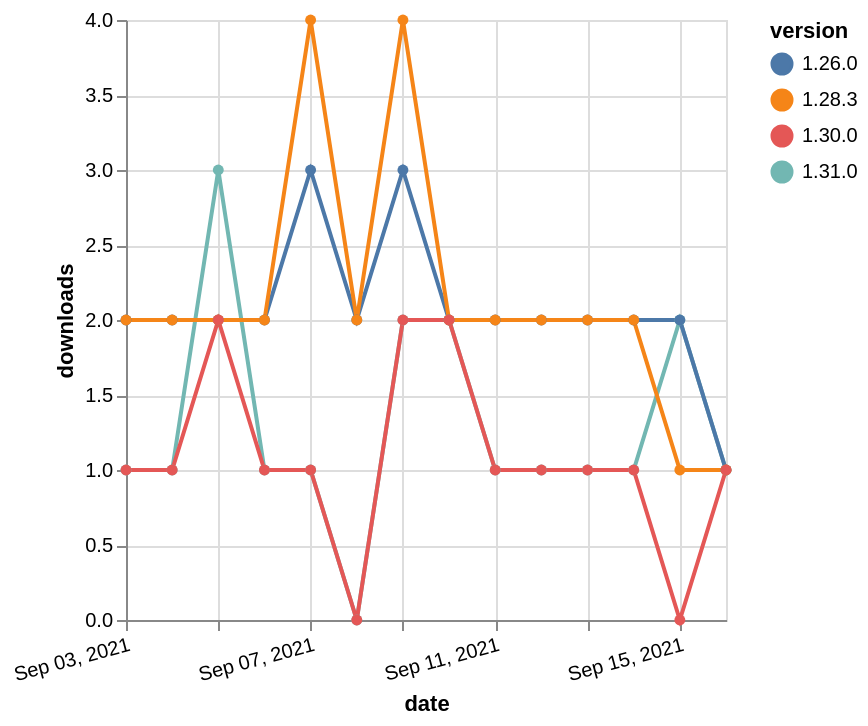

Vega-Lite specification stored for this chart:
### Vega-Lite specification from a JSON file in a GitHub repository (floating-point values rounded to 4 significant figures)
{"$schema": "https://vega.github.io/schema/vega-lite/v5.json", "description": "A simple bar chart with embedded data.", "data": {"values": [{"date": "2021-09-03", "total": 227, "delta": 1, "version": "1.31.0"}, {"date": "2021-09-04", "total": 228, "delta": 1, "version": "1.31.0"}, {"date": "2021-09-05", "total": 231, "delta": 3, "version": "1.31.0"}, {"date": "2021-09-06", "total": 232, "delta": 1, "version": "1.31.0"}, {"date": "2021-09-07", "total": 233, "delta": 1, "version": "1.31.0"}, {"date": "2021-09-08", "total": 233, "delta": 0, "version": "1.31.0"}, {"date": "2021-09-09", "total": 235, "delta": 2, "version": "1.31.0"}, {"date": "2021-09-10", "total": 237, "delta": 2, "version": "1.31.0"}, {"date": "2021-09-11", "total": 238, "delta": 1, "version": "1.31.0"}, {"date": "2021-09-12", "total": 239, "delta": 1, "version": "1.31.0"}, {"date": "2021-09-13", "total": 240, "delta": 1, "version": "1.31.0"}, {"date": "2021-09-14", "total": 241, "delta": 1, "version": "1.31.0"}, {"date": "2021-09-15", "total": 243, "delta": 2, "version": "1.31.0"}, {"date": "2021-09-16", "total": 244, "delta": 1, "version": "1.31.0"}, {"date": "2021-09-03", "total": 2358, "delta": 2, "version": "1.26.0"}, {"date": "2021-09-04", "total": 2360, "delta": 2, "version": "1.26.0"}, {"date": "2021-09-05", "total": 2362, "delta": 2, "version": "1.26.0"}, {"date": "2021-09-06", "total": 2364, "delta": 2, "version": "1.26.0"}, {"date": "2021-09-07", "total": 2367, "delta": 3, "version": "1.26.0"}, {"date": "2021-09-08", "total": 2369, "delta": 2, "version": "1.26.0"}, {"date": "2021-09-09", "total": 2372, "delta": 3, "version": "1.26.0"}, {"date": "2021-09-10", "total": 2374, "delta": 2, "version": "1.26.0"}, {"date": "2021-09-11", "total": 2376, "delta": 2, "version": "1.26.0"}, {"date": "2021-09-12", "total": 2378, "delta": 2, "version": "1.26.0"}, {"date": "2021-09-13", "total": 2380, "delta": 2, "version": "1.26.0"}, {"date": "2021-09-14", "total": 2382, "delta": 2, "version": "1.26.0"}, {"date": "2021-09-15", "total": 2384, "delta": 2, "version": "1.26.0"}, {"date": "2021-09-16", "total": 2385, "delta": 1, "version": "1.26.0"}, {"date": "2021-09-03", "total": 2549, "delta": 2, "version": "1.28.3"}, {"date": "2021-09-04", "total": 2551, "delta": 2, "version": "1.28.3"}, {"date": "2021-09-05", "total": 2553, "delta": 2, "version": "1.28.3"}, {"date": "2021-09-06", "total": 2555, "delta": 2, "version": "1.28.3"}, {"date": "2021-09-07", "total": 2559, "delta": 4, "version": "1.28.3"}, {"date": "2021-09-08", "total": 2561, "delta": 2, "version": "1.28.3"}, {"date": "2021-09-09", "total": 2565, "delta": 4, "version": "1.28.3"}, {"date": "2021-09-10", "total": 2567, "delta": 2, "version": "1.28.3"}, {"date": "2021-09-11", "total": 2569, "delta": 2, "version": "1.28.3"}, {"date": "2021-09-12", "total": 2571, "delta": 2, "version": "1.28.3"}, {"date": "2021-09-13", "total": 2573, "delta": 2, "version": "1.28.3"}, {"date": "2021-09-14", "total": 2575, "delta": 2, "version": "1.28.3"}, {"date": "2021-09-15", "total": 2576, "delta": 1, "version": "1.28.3"}, {"date": "2021-09-16", "total": 2577, "delta": 1, "version": "1.28.3"}, {"date": "2021-09-03", "total": 269, "delta": 1, "version": "1.30.0"}, {"date": "2021-09-04", "total": 270, "delta": 1, "version": "1.30.0"}, {"date": "2021-09-05", "total": 272, "delta": 2, "version": "1.30.0"}, {"date": "2021-09-06", "total": 273, "delta": 1, "version": "1.30.0"}, {"date": "2021-09-07", "total": 274, "delta": 1, "version": "1.30.0"}, {"date": "2021-09-08", "total": 274, "delta": 0, "version": "1.30.0"}, {"date": "2021-09-09", "total": 276, "delta": 2, "version": "1.30.0"}, {"date": "2021-09-10", "total": 278, "delta": 2, "version": "1.30.0"}, {"date": "2021-09-11", "total": 279, "delta": 1, "version": "1.30.0"}, {"date": "2021-09-12", "total": 280, "delta": 1, "version": "1.30.0"}, {"date": "2021-09-13", "total": 281, "delta": 1, "version": "1.30.0"}, {"date": "2021-09-14", "total": 282, "delta": 1, "version": "1.30.0"}, {"date": "2021-09-15", "total": 282, "delta": 0, "version": "1.30.0"}, {"date": "2021-09-16", "total": 283, "delta": 1, "version": "1.30.0"}]}, "width": "container", "mark": {"type": "line", "point": {"filled": true}}, "encoding": {"x": {"field": "date", "type": "temporal", "timeUnit": "yearmonthdate", "title": "date", "axis": {"labelAngle": -15}}, "y": {"field": "delta", "type": "quantitative", "title": "downloads"}, "color": {"field": "version", "type": "nominal"}, "tooltip": {"field": "delta"}}}
